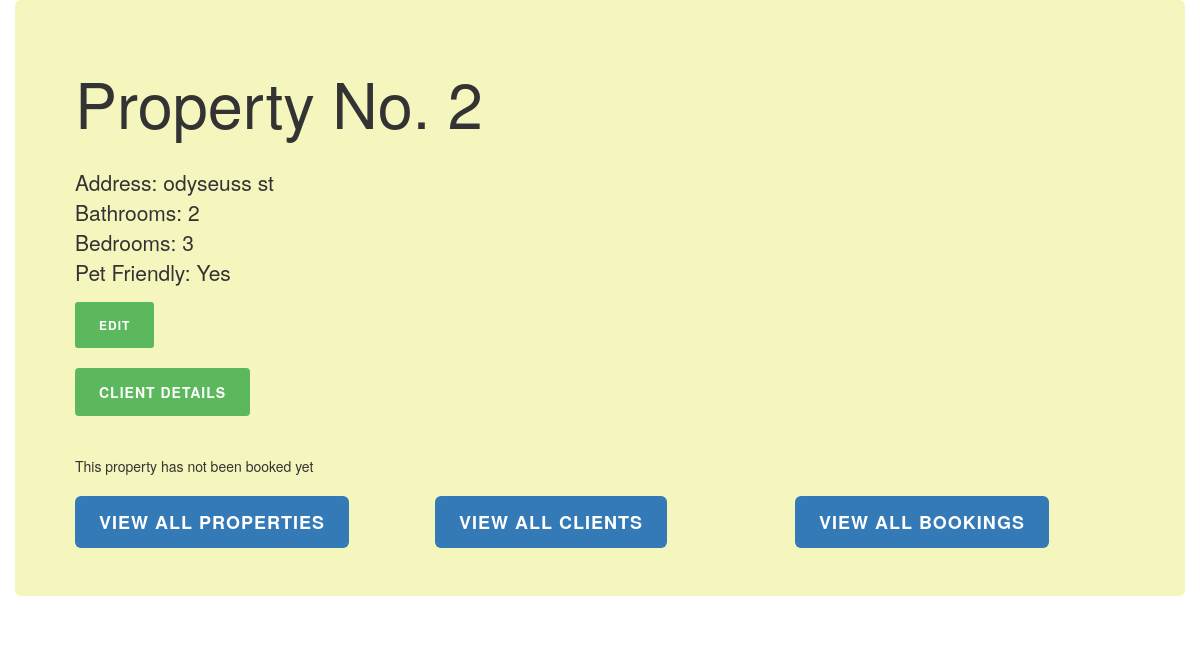
/ptb/properties/2/, run on an earlier commit of the app's database.
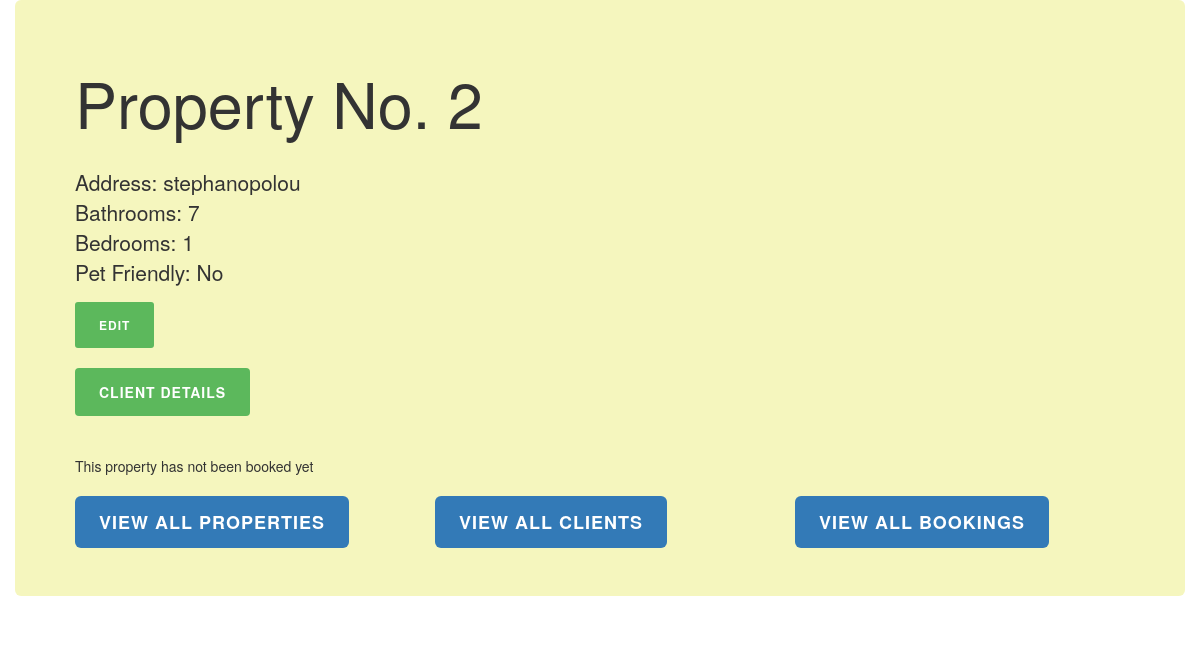
And on a later commit of the database.
### ptb/models.py (models this page shows, shortened)
class Property(models.Model):
    owner = models.ForeignKey(Client, on_delete=models.CASCADE)
    address = models.CharField(max_length=200)
    pet_friendly = models.BooleanField(blank=False)
    bathrooms = models.PositiveIntegerField(blank=False)
    bedrooms = models.PositiveIntegerField(blank=False)

### ptb/views.py (the view)
# urls.py: url(r'^properties/(?P<num>[0-9]+)/$', views.property_info, name='property_info'),
def property_info(request, num):
    prop = Property.objects.get(id=num)
    bookings = Booking.objects.filter(prop=prop)
    return render(request, 'ptb/property.html', { 'property': prop, 'bookings': bookings } )

### ptb/templates/ptb/property.html (shortened to what this page needs)
{% extends "./base.html" %}
{% block content %}
<h1> Property No. {{ property.id }}</h1> <br>
<p> Address: {{ property.address }} <br>
    Bathrooms: {{ property.bathrooms }} <br>
    Bedrooms: {{ property.bedrooms }} <br>
    Pet Friendly: {% if property.pet_friendly %}
                  Yes
                {% else %}
                  No
                {% endif %} </p>
              <form action="{% url 'ptb:property_edit' property.id %}" method="get"> {% csrf_token %}
                <button type="submit" class="btn btn-success btn-sm"/> Edit </button>
              </form> <br>
              <form action="{% url 'ptb:client_info' property.owner.id %}" method="get"> {% csrf_token %}
                <button type="submite" class="btn btn-success"> Client Details </button>
              </form>
<br> <br>
  {% if bookings %}
    {% for booking in bookings %}
      <p> Booked from
      {{ booking.date_from }} until
      {{ booking.date_until }} </p>
      <form action="{% url 'ptb:booking_info' booking.id %}" method="get"> {% csrf_token %}
<button type="submit" class="btn btn-success"> Booking Information </button> </form>
      <br> <br>
    {% endfor %}
  {% else %}
    This property has not been booked yet
  {% endif %}
{% endblock %}

What changed in the data, as far as the page shows it:
changed Property id 2: address "odyseuss st" → "stephanopolou"; bathrooms "2" → "7"; bedrooms "3" → "1"
Also different on the page:
text no longer shown: "Yes"
text now shown: "No"
